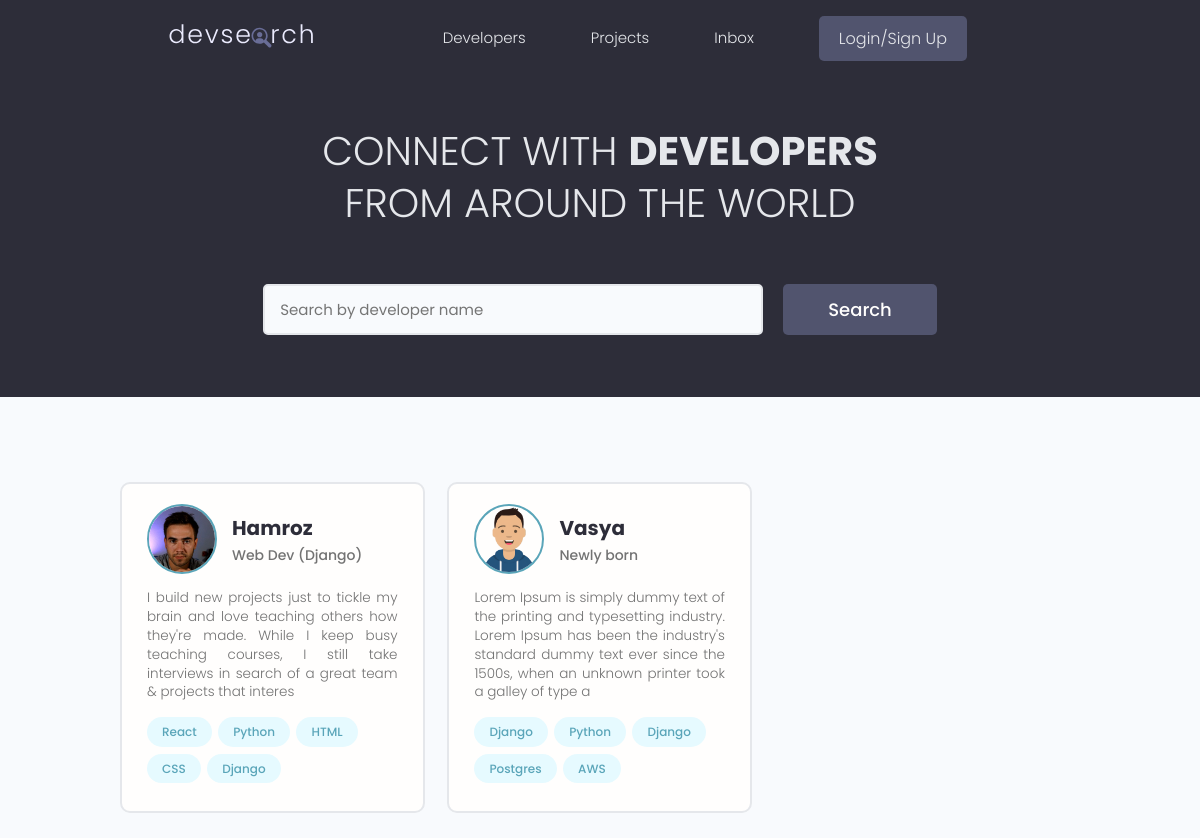
The page / on the database its author committed.
### users/models.py (models this page shows, shortened)
class Profile(models.Model):
    user = models.OneToOneField(User, on_delete=models.CASCADE, blank=True, null=True)
    name = models.CharField(max_length=200, blank=True, null=True)
    email = models.EmailField(max_length=500, blank=True, null=True)
    username = models.CharField(max_length=200, blank=True, null=True)
    location = models.CharField(max_length=200, blank=True, null=True)
    short_intro = models.CharField(max_length=200, blank=True, null=True)
    bio = models.TextField(blank=True, null=True)
    profile_image = models.ImageField(
        blank=True,
        null=True,
        upload_to="profiles/",
        default="profiles/user-default.png",
    )
    social_github = models.CharField(max_length=200, blank=True, null=True)
    social_twitter = models.CharField(max_length=200, blank=True, null=True)
    social_linkedin = models.CharField(max_length=200, blank=True, null=True)
    social_youtube = models.CharField(max_length=200, blank=True, null=True)
    social_website = models.CharField(max_length=200, blank=True, null=True)
    created = models.DateTimeField(auto_now_add=True)
    id = models.UUIDField(
        default=uuid.uuid4, unique=True, primary_key=True, editable=False
    )

class Skill(models.Model):
    owner = models.ForeignKey(Profile, blank=True, null=True, on_delete=models.CASCADE)
    name = models.CharField(max_length=200, blank=True, null=True)
    description = models.TextField(blank=True, null=True)
    created = models.DateTimeField(auto_now_add=True)
    id = models.UUIDField(
        default=uuid.uuid4, unique=True, primary_key=True, editable=False
    )
    def __str__(self):
        return str(self.name)

### users/views.py (the view)
# urls.py: path("", views.profiles, name="profiles"),
def profiles(request):
    profiles, search_query = searchProfiles(request)
    custom_range, profiles = paginateProfiles(request, profiles, 3)
    context = {"profiles": profiles, 'search_query': search_query, 'custom_range':custom_range}
    return render(request, "users/profiles.html", context)

### users/utils.py (called while the page is built)
def paginateProfiles(request, profiles, results):
    page = request.GET.get('page')
    paginator = Paginator(profiles, results)
    try:
        profiles = paginator.page(page)
    except PageNotAnInteger:
        page = 1
        profiles = paginator.page(page)
    except EmptyPage:
        page = paginator.num_pages
        profiles = paginator.page(page)
    leftIndex = (int(page) - 4)
    if leftIndex < 1:
        leftIndex = 1
    rightIndex = (int(page) + 5)
    if rightIndex > paginator.num_pages:
        rightIndex = paginator.num_pages + 1
    custom_range = range(leftIndex, rightIndex)
    return custom_range, profiles

def searchProfiles(request):
    search_query = ''
    if request.GET.get('search_query'):
        search_query = request.GET.get('search_query')
    skills = Skill.objects.filter(name__icontains=search_query)
    profiles = Profile.objects.distinct().filter(Q(name__icontains=search_query) | Q(short_intro__icontains=search_query) | Q(skill__in=skills))
    return profiles, search_query

### users/templates/users/profiles.html (shortened to what this page needs)
{% extends 'main.html'%}
{% block content %}
<main class="home">
    <section class="hero-section text-center">
        <div class="container container--narrow">
            <div class="hero-section__box">
                <h2>CONNECT WITH <span>DEVELOPERS</span></h2>
                <h2>FROM AROUND THE WORLD</h2>
            </div>
            <div class="hero-section__search">
                <form class="form" action="{% url 'profiles' %}" method="get">
                    <div class="form__field">
                        <input class="input input--text" id="formInput#search" type="text" name="search_query"
                            value="{{search_query}}" placeholder="Search by developer name" />
                    </div>
                    <input class="btn btn--sub btn--lg" type="submit" value="Search" />
                </form>
            </div>
        </div>
    </section>
    <section class="devlist">
        <div class="container">
            <div class="grid grid--three">
                {% for profile in profiles %}
                <div class="column card">
                    <div class="dev">
                        <a href="{% url 'user-profile' profile.id %}" class="card__body">
                            <div class="dev__profile">
                                <img class="avatar avatar--md" src="{{ profile.profile_image.url }}" alt="image" />
                                <div class="dev__meta">
                                    <h3>{{ profile.name }}</h3>
                                    <h5>{{ profile.short_intro|slice:"60" }}</h5>
                                </div>
                            </div>
                            <p class="dev__info">
                                {{ profile.bio|slice:"200" }}
                            </p>
                            <div class="dev__skills">
                                {% for skill in profile.skill_set.all|slice:"5" %}
                                <span class="tag tag--pill tag--main">
                                    <small>{{ skill }}</small>
                                </span>
                                {% endfor %}
                            </div>
                        </a>
                    </div>
                </div>
                {% endfor %}
            </div>
        </div>
    </section>
</main>
{% endblock content %}

### static/styles/app.css (style rules this page uses)
:root { --color-sub: #2d2d39; }
.btn--sub { background-color: var(--color-sub-light); }
.card { border: 2px solid var(--color-light); }
img { width: 100%; }
.hero-section { height: 40vh; display: flex; align-items: center; background-color: var(--color-sub); }
.hero-section__box { margin-bottom: 4rem; }
.hero-section__box > h2, .hero-section__box > h2 > span { font-size: 4rem; color: var(--color-light); line-height: 1.3; text-transform: uppercase; }
.hero-section__box > h2 { font-weight: 300; }
.hero-section__box > h2 > span { font-weight: 700; }
.hero-section__search > .form { display: flex; align-items: center; justify-content: center; gap: 2rem; }
.hero-section__search > .form input.input--text { width: 50rem; }
.devlist { margin-top: 8rem; }
.devlist .grid { align-items: stretch; }
.devlist .dev .dev__profile { display: flex; align-items: center; gap: 1.5rem; }
.devlist .dev .dev__meta h3 { color: var(--color-sub); font-size: 2rem; font-weight: 700; }
.devlist .dev .dev__meta h5 { color: var(--color-text); font-size: 1.4rem; font-weight: 500; }
.devlist .dev .dev__info { margin: 1.5rem 0; font-size: 1.35rem; line-height: 1.4; text-align: justify; }

### static/uikit/styles/modules/_variables.css (style rules this page uses)
:root { --color-main: #5aa5b9; --color-main-light: #e6faff; --color-sub: #3f4156; --color-sub-light: #51546e; --color-sub-lighter: #ededfd; --color-text: #737373; --color-gray: #8b8b8b; --color-light: #e5e7eb; --color-light-gray: #767676; --color-bg: #f8fafd; --color-white: #fffefd; --color-white-light: #f3f3f3; --color-success: #359e64; --color-success-bg: #def8e8; --color-error: #fc4b0b; --color-error-bg: #fff2ee; --font-base: 'Poppins', arial, helvetica, 'Segoe UI', roboto, ubuntu, sans-serif; --font-monospace: 'Fira Code', 'Courier New', courier, monospace; --font-regular: 300; --font-medium: 500; --font-bold: 700; --generic-shadow: 1px 1px 5px #00000010; --generic-transition: all 0.3s ease-in-out; }

### static/uikit/styles/modules/_base.css (style rules this page uses)
* { margin: 0; padding: 0; box-sizing: border-box; text-rendering: optimizeLegibility; color: inherit; font-size: inherit; }
html { font-size: 50%; }
@media only screen and (min-width: 480px) { html { font-size: 56.25%; } }
@media only screen and (min-width: 1200px) { html { font-size: 62.5%; } }
body { line-height: 1.6; font-weight: 400; font-size: 1.5rem; color: var(--color-text); background-color: var(--color-bg); min-height: 100vh; }

### static/uikit/styles/modules/_typography.css (style rules this page uses)
* { font-family: var(--font-base); }
h2 { font-size: 3.6rem; font-weight: var(--font-bold); }
h3 { font-size: 3.2rem; font-weight: var(--font-medium); }
h5 { font-size: 2.4rem; font-weight: var(--font-medium); }
h5, h6 { font-weight: var(--font-regular); }
p, span, strong { font-size: 1.6rem; color: var(--color-text); font-weight: var(--font-regular); }
a { padding-bottom: 2px; text-decoration: none; display: inline-block; color: var(--color-main); font-weight: var(--font-medium); }

### static/uikit/styles/modules/_utilities.css (style rules this page uses)
.container { width: 92%; max-width: 165rem; margin: 0 auto; box-sizing: border-box; }
.container--narrow { width: 92%; max-width: 120rem; }
@media screen and (min-width: 1000px) { .container { width: 90%; } }
@media screen and (min-width: 1000px) { .container--narrow { width: 85%; } }
@media screen and (min-width: 1200px) { .container { width: 80%; } }
@media screen and (min-width: 1200px) { .container--narrow { width: 72%; } }
.text-center { text-align: center; }

### static/uikit/styles/modules/_avatar.css (style rules this page uses)
.avatar { border-radius: 50%; border: 2px solid var(--color-main); object-fit: cover; }
.avatar--md { height: 7rem; width: 7rem; }

### static/uikit/styles/modules/_button.css (style rules this page uses)
.btn { display: inline-block; position: relative; cursor: pointer; background-color: var(--color-light); font-weight: var(--font-medium); color: var(--color-sub); text-decoration: none; padding: 1rem 2rem; border-radius: 0.5rem; border: none; width: -webkit-fit-content; width: -moz-fit-content; width: fit-content; height: -webkit-fit-content; height: -moz-fit-content; height: fit-content; font-size: 1.6rem; outline-width: 0; outline-color: transparent; -webkit-backface-visibility: hidden; backface-visibility: hidden; transition: all 0.3s ease-in-out; }
.btn--sub { background-color: var(--color-sub); color: var(--color-white); }
.btn--lg { font-size: 1.8rem; padding: 1.2rem 4.5rem; }

### static/uikit/styles/modules/_card.css (style rules this page uses)
.card { border-radius: 1rem; background-color: var(--color-white); border: 1.5px solid var(--color-light); width: auto; height: auto; margin-top: 0.5rem; margin-bottom: 0.5rem; overflow: hidden; }
.card__body, .card__header { padding: 2rem 2.5rem; }

### rows shown on the page
Profile: profile_image (picture), name "Hamroz", short_intro "Web Dev (Django)", bio "I build new projects just to tickle my brain and love teaching others how they're made. While I keep busy teaching courses, I still take interviews in search of a great team & projects that interes"
Skill: name "React"
Skill: name "Python"
Skill: name "HTML"
Skill: name "CSS"
Skill: name "Django"
Profile: profile_image (picture), name "Vasya", short_intro "Newly born", bio "Lorem Ipsum is simply dummy text of the printing and typesetting industry. Lorem Ipsum has been the industry's standard dummy text ever since the 1500s, when an unknown printer took a galley of type a"
Skill: name "Django"
Skill: name "Python"
Skill: name "Django"
Skill: name "Postgres"
Skill: name "AWS"
